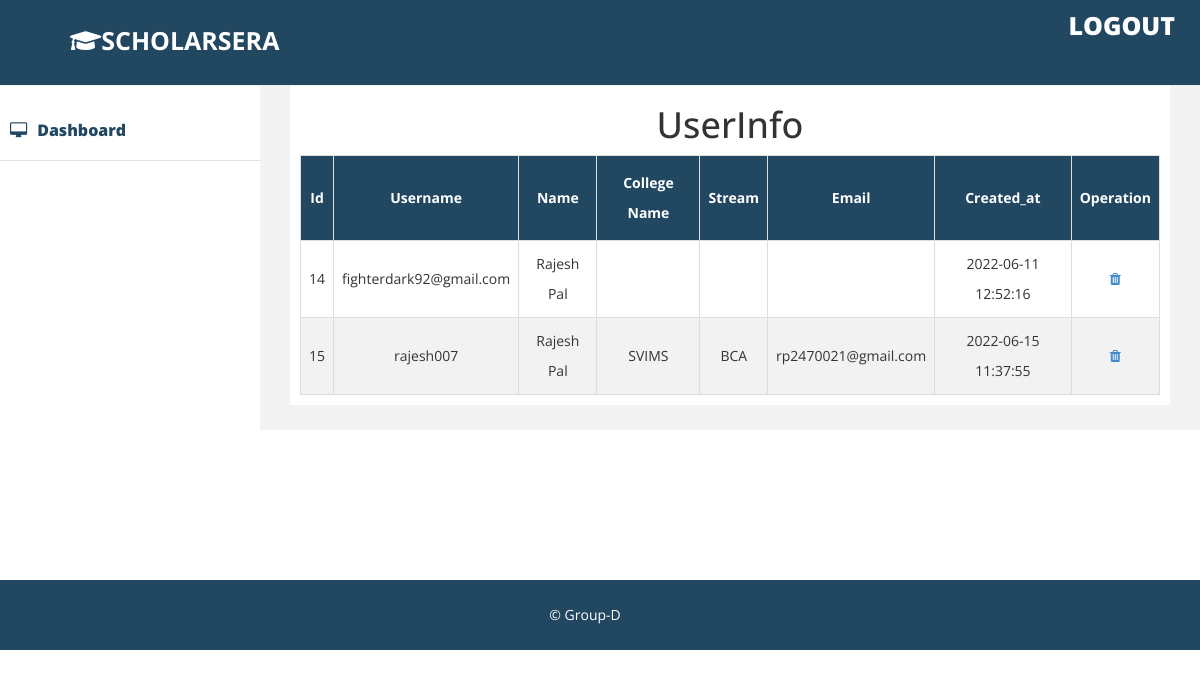
Page /admin/users_display.php on the committed database.
### tables this page shows
CREATE TABLE `users` (
  `id` int(11) NOT NULL,
  `username` varchar(255) NOT NULL,
  `password` varchar(255) NOT NULL,
  `created_at` datetime NOT NULL DEFAULT current_timestamp(),
  `name` varchar(255) NOT NULL,
  `cname` varchar(255) NOT NULL,
  `stream` varchar(255) NOT NULL,
  `email` varchar(255) NOT NULL
);

### admin/users_display.php (the view, shortened to what this page needs)
<!DOCTYPE html>
<html xmlns="http://www.w3.org/1999/xhtml">
<head>
    <link href="assets/css/bootstrap.css" rel="stylesheet" />
     <link rel="stylesheet" href="https://cdnjs.cloudflare.com/ajax/libs/font-awesome/5.15.4/css/all.min.css">
    <link rel="stylesheet" href="https://maxcdn.bootstrapcdn.com/font-awesome/4.4.0/css/font-awesome.min.css">
    <link href="assets/css/custom.css" rel="stylesheet" />
</head>
<body>
    <div id="wrapper">
         <div class="navbar navbar-inverse navbar-fixed-top">
            <div class="adjust-nav">
                <div class="navbar-header">
                    <label class="logo"> <i class="fas fa-graduation-cap"></i>SCHOLARSERA</label>
                </div>
                 <span class="logout-spn" >
                  <a href="logout.php" style="color:#fff;">LOGOUT</a>
                </span>
            </div>
        </div>
        <nav class="navbar-default navbar-side" role="navigation">
            <div class="sidebar-collapse">
                <ul class="nav" id="main-menu">
                    <li >
                        <a href="index.php" ><i class="fa fa-desktop "></i>Dashboard</a>
                    </li>
                   </ul>
            </div>
        </nav>
        <div id="page-wrapper" >
            <div id="page-inner">
                <div class="row">
                    <div class="col-md-12">
<h1 style="text-align: center;">UserInfo</h1>
<table id="table">
  <tr>
    <th>Id</th>
    <th>Username</th>
    <th>Name</th>
    <th>College Name</th>
    <th>Stream</th>
    <th>Email</th>
    <th>Created_at</th>
    <th colspan="2">Operation</th>
  </tr>
  <tbody>
    <?php
$conn=mysqli_connect("localhost","root","","project");
$selecrquery = "select * from users ";
$query = mysqli_query($conn,$selecrquery);
while ($res = mysqli_fetch_array($query)) {
?>
    <tr>
                        <td><?php echo $res['id']; ?></td>
                        <td><?php echo $res['username']; ?></td>
                        <td><?php echo $res['name']; ?></td>
                        <td><?php echo $res['cname']; ?></td>
                        <td><?php echo $res['stream']; ?></td>
                        <td><?php echo $res['email']; ?></td>
                        <td><?php echo $res['created_at']; ?></td>
                        <td><a href="delete_display.php?id=<?php echo $res['id']; ?>" data-toggle="tooltip" data-placement="right" title="Delete"><i class="fa fa-trash" aria-hidden="true"></i></a></td>
                    </tr>
<?php
}
 ?>
    </tbody>
</table>
                    </div>
                </div>
            </div>
        </div>
    </div><br><br><br><br><br>
    <div class="footer">
             <div class="row">
                <div class="col-lg-12 text-center" >
                    &copy;  Group-D
                </div>
        </div>
        </div>
</body>
</html>

### admin/assets/css/custom.css (style rules this page uses)
body { font-family: 'Open Sans', sans-serif; line-height:30px; }
#wrapper { width: 100%; margin-top:50px; }
#page-wrapper { padding: 15px 15px; min-height: 600px; background:#F3F3F3; }
#page-inner { width:100%; margin:10px 20px 10px 0px; background-color:#fff!important; padding:10px; min-height:100px; }
.sidebar-collapse .nav { padding:0; padding-top:50px; }
.sidebar-collapse > .nav > li > a { padding:15px 10px; color: #214761; font-weight: 900; font-size: 16px; }
.sidebar-collapse > .nav > li { border-bottom:1px solid #e1e1e1; }
.navbar-side { border:none; background-color: #fff; }
.navbar-inverse { background-color: #214761; border-color: #F0F0F0; min-height: 80px; }
.nav > li > a > i { margin-right:10px; }
.logout-spn { float:right; color:#fff; font-size:25px; font-weight:800; margin:20px; margin: 10px 25px 10px 50px; }
.logout-spn a { text-decoration:none; }
.footer { background-color:#214761; width:100%; color:#fff; padding:20px 50px 20px 50px; padding-left:20px; }
@media (min-width:768px) { #page-wrapper { margin: 0 0 0 260px; padding: 15px 30px; min-height: 100px; } }
@media (min-width:768px) { .navbar-side { z-index: 1; position: absolute; width: 260px; } }

### admin/users_display.php (style rules this page uses)
#table { text-align: center; border-collapse: collapse; width: 100%; }
#table td, #table th { border: 1px solid #ddd; padding: 8px; }
#table tr:nth-child(even) { background-color: #f2f2f2; }
#table th { padding-top: 12px; padding-bottom: 12px; text-align: center; background-color: #214761; color: white; }
label.logo { color: white; font-size: 25px; line-height: 80px; padding: 0 70px; font-weight: bold; }

### rows in the picture
users: id "14", username "fighterdark92@gmail.com", name "Rajesh Pal", created_at "2022-06-11 12:52:16"
users: id "15", username "rajesh007", name "Rajesh Pal", cname "SVIMS", stream "BCA", email "rp2470021@gmail.com", created_at "2022-06-15 11:37:55"
